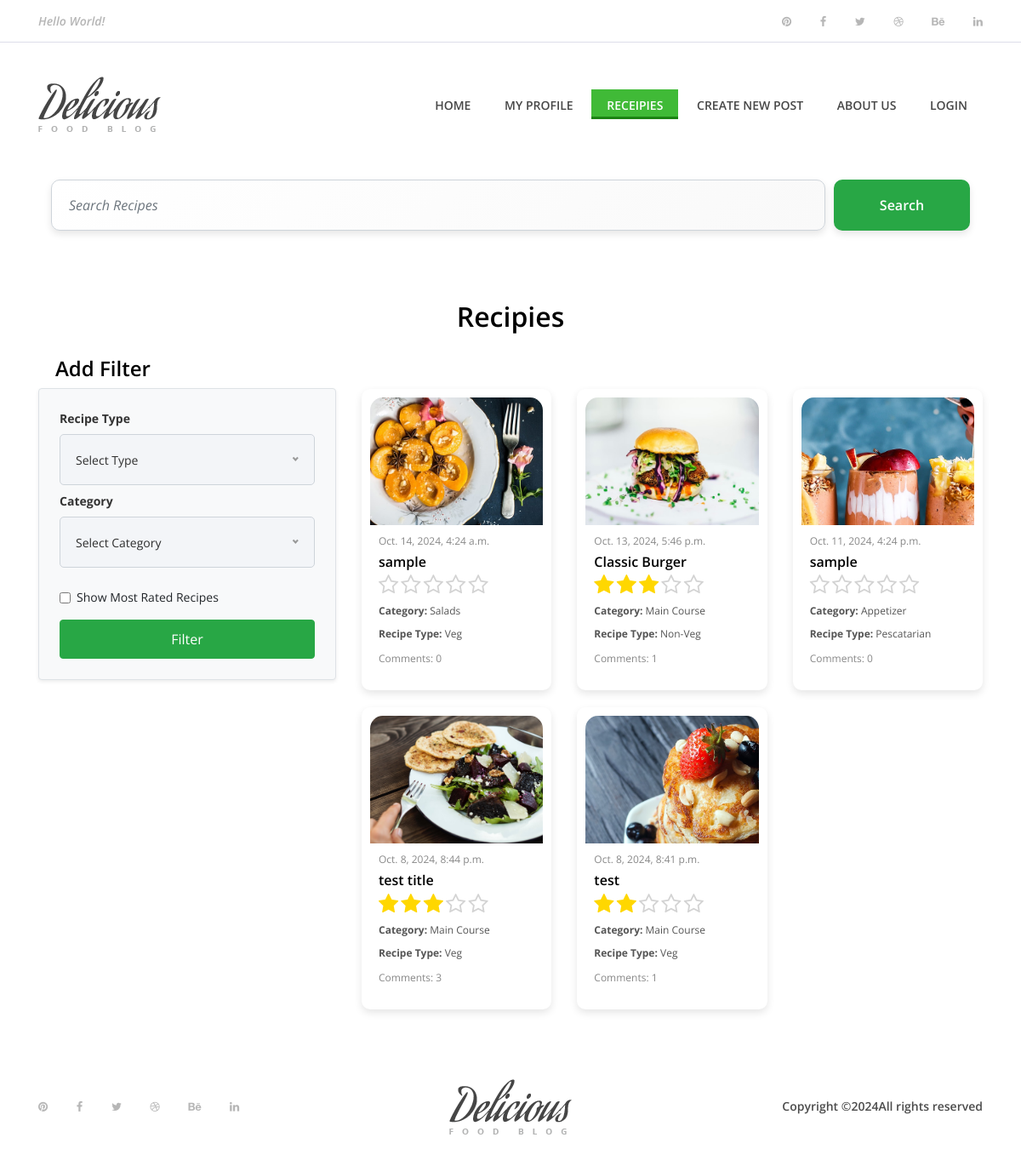
/recipe/recipe_list/, run on the app's committed database.
### recipe/models.py (models this page shows, shortened)
class Recipe(models.Model):
    VEGETARIAN = 'Veg'
    NON_VEGETARIAN = 'Non-Veg'
    PESCATARIAN = 'Pescatarian'
    RECIPE_TYPE_CHOICES = [
        (VEGETARIAN, 'Vegetarian'),
        (NON_VEGETARIAN, 'Non-Vegetarian'),
        (PESCATARIAN, 'Pescatarian'),
    ]
    title = models.CharField(max_length=255)
    description = models.TextField()
    ingredients = models.TextField()
    instructions = models.TextField()
    recipe_type = models.CharField(max_length=50, choices=RECIPE_TYPE_CHOICES)
    user = models.ForeignKey(Account, on_delete=models.CASCADE)
    image = models.ImageField(upload_to='recipies/')
    cooking_time = models.PositiveIntegerField()
    servings = models.CharField(max_length=100)
    category = models.ForeignKey(Category, on_delete=models.CASCADE)
    created_at = models.DateTimeField(auto_now_add=True)
    updated_at = models.DateTimeField(auto_now=True)
    def rating_avg(self):
        reviews = Rating.objects.filter(recipe=self).aggregate(average=Avg('rate'))  # Use 'rating' if it's the field in Rating model
        avg = 0
        if reviews['average'] is not None:
            avg = round(float(reviews['average']), 1)  # Round to one decimal place
        return avg

### category/models.py (models this page shows)
class Category(models.Model):
    category_name = models.CharField(max_length=255, unique=True)
    slug = models.SlugField(unique=True)
    description = models.TextField(blank=True)
    image = models.ImageField(upload_to='profile_photos/')
    def __str__(self):
        return self.category_name

### recipe/views.py (the view)
# urls.py: path('recipe_list/',views.recipe_list, name="recipe_list"),
def recipe_list(request):
    recipies = Recipe.objects.annotate(comment_count=Count('comment')).order_by('-created_at')
    categories = Category.objects.all()
    context = {
        'recipies':recipies,
        'categories':categories,
    }
    return render(request,'recipe/recipe_list.html',context)

### templates/recipe/recipe_list.html (shortened to what this page needs)
{% extends "includes/base.html" %}
{% load static %}
{% block body %}
<div class="container mt-3">
    <div class="container mt-3">
        <div class="receipe-post-search mb-80">
            <div class="search-bar">
                <form action="{% url "search" %}" method="get" style="display: flex; width: 100%;">
                    <input type="search" name="keyword" placeholder="Search Recipes">
                    <button type="submit" class="btn delicious-btn">Search</button>
                </form>
            </div>
        </div>
    </div>
    <h2 class="text-center mb-4">Recipies</h2>
    <div class="row mb-4">
        <div class="col-md-4 sidebar">
            <h4 class="ms-5" style="margin-left: 20px;">Add Filter</h4>
            <form method="get" action="{% url 'filter_recipe' %}" class="filter-form p-4 border rounded shadow-sm bg-light">
                <div class="row mb-3">
                    <div class="col-md-12 mb-2">
                        <label for="filter_recipe_type" class="form-label">Recipe Type</label>
                    </div>
                    <div class="col-md-12 mb-2">
                        <label for="filter_category" class="form-label">Category</label>
                    </div>
                </div>
                <div class="form-check mb-3 stylish-checkbox">
                    <input class="form-check-input" type="checkbox" name="most_rated" id="most_rated" value="true" {% if request.GET.most_rated %}checked{% endif %}>
                    <label class="form-check-label" for="most_rated">Show Most Rated Recipes</label>
                </div>
                <div class="text-center">
                    <button type="submit" class="btn btn-success" style="width: 100%; padding: 10px; transition: background-color 0.3s;">Filter</button>
                </div>
            </form>
        </div>
        <div class="col-md-8">
            <section class="small-recipe-area">
                <div class="row">
                    {% for recipe in recipies %}
                    <div class="col-12 col-sm-6 col-lg-4">
                        <div class="single-small-recipe-area" style="padding:10px; border-radius: 10px; box-shadow: 0px 4px 10px rgba(0, 0, 0, 0.1); overflow: hidden; margin-bottom: 20px; transition: transform 0.2s ease;">
                            <div class="recipe-thumb" style="height: 150px; overflow: hidden;">
                                <a href="{% url 'recipe_detail' recipe.id %}">
                                    <img src="{{ recipe.image.url }}" alt="{{ recipe.title }}" style="width: 100%; height: 100%; object-fit: cover;">
                                </a>
                            </div>
                            <div class="recipe-content" style="padding: 10px;">
                                <span style="font-size: 12px; color: #888;">{{ recipe.created_at }}</span>
                                <a href="{% url 'recipe_detail' recipe.id %}" style="text-decoration: none; color: #333;">
                                    <h5 style="font-size: 16px; margin: 5px 0;">{{ recipe.title }}</h5>
                                </a>
                                <div class="recipes" style="font-size: 12px; color: #ffc107;">
                                    <div class="rating-star">
                                        <span>
                                            <ul class="list-inline">
                                                <li class="fa fa-star{% if recipe.rating_avg < 0.5 %}-o{% elif user_rating and user_rating.rate >= 0.5 and recipe.rating_avg < 1 %}-half-o{% endif %}"></li>
                                                <li class="fa fa-star{% if recipe.rating_avg < 1.5 %}-o{% elif user_rating and user_rating.rate >= 1.5 and recipe.rating_avg < 2 %}-half-o{% endif %}"></li>
                                                <li class="fa fa-star{% if recipe.rating_avg < 2.5 %}-o{% elif user_rating and user_rating.rate >= 2.5 and recipe.rating_avg < 3 %}-half-o{% endif %}"></li>
                                                <li class="fa fa-star{% if recipe.rating_avg < 3.5 %}-o{% elif user_rating and user_rating.rate >= 3.5 and recipe.rating_avg < 4 %}-half-o{% endif %}"></li>
                                                <li class="fa fa-star{% if recipe.rating_avg < 4.5 %}-o{% elif user_rating and user_rating.rate >= 4.5 and recipe.rating_avg < 5 %}-half-o{% endif %}"></li>
                                            </ul>
                                        </span>
                                    </div>
                                </div>
                                <p style="font-size: 12px; margin: 3px 0;"><strong>Category:</strong> {{ recipe.category }}</p>
                                <p style="font-size: 12px; margin: 3px 0;"><strong>Recipe Type:</strong> {{ recipe.recipe_type }}</p>
                                <p style="font-size: 12px; color: #888; margin: 5px 0;">Comments: {{recipe.comment_count}}</p>
                            </div>
                        </div>
                    </div>
                    {% endfor %}
                </div>
            </section>
        </div>
    </div>
</div>
{% endblock body %}

### templates/includes/base.html (shortened to what this page needs)
{% load static %}
<!DOCTYPE html>
<html lang="en">
  <head>
    <link rel="stylesheet" href="{% static 'style.css' %}" />
  </head>
  <body>
    <header class="header-area">
      <div class="top-header-area">
        <div class="container h-100">
          <div class="row h-100 align-items-center justify-content-between">
            <div class="col-12 col-sm-6">
              <div class="breaking-news">
                <div id="breakingNewsTicker" class="ticker">
                  <ul>
                    <li>
                      <a href="#">Hello World!</a>
                    </li>
                  </ul>
                </div>
              </div>
            </div>
            <div class="col-12 col-sm-6">
              <div class="top-social-info text-right">
                <a href="#"><i class="fa fa-pinterest" aria-hidden="true"></i></a>
                <a href="#"><i class="fa fa-facebook" aria-hidden="true"></i></a>
                <a href="#"><i class="fa fa-twitter" aria-hidden="true"></i></a>
                <a href="#"><i class="fa fa-dribbble" aria-hidden="true"></i></a>
                <a href="#"><i class="fa fa-behance" aria-hidden="true"></i></a>
                <a href="#"><i class="fa fa-linkedin" aria-hidden="true"></i></a>
              </div>
            </div>
          </div>
        </div>
      </div>
      <div class="delicious-main-menu">
        <div class="classy-nav-container breakpoint-off">
          <div class="container">
            <nav class="classy-navbar justify-content-between" id="deliciousNav">
              <a class="nav-brand" href="index.html"><img src="{% static 'img/core-img/logo.png' %}" alt="" /></a>
              <div class="classy-menu">
                <div class="classynav">
                  <ul>
                    <li class="{% if '/' == request.path %} active{% endif %}">
                      <a href="{% url 'home' %}">Home</a>
                    </li>
                    {% if request.user.is_authenticated %}
                      <li class="{% if 'accounts' in request.path  %} active{% endif %}">
                        <a href="{% url 'my_profile' request.user.id %}">My profile</a>
                      </li>
                    {% else %}
                      <li>
                        <a href="{% url 'login' %}">My profile</a>
                      </li>
                    {% endif %}
                    <li class="{% if 'recipe' == request.path or 'recipe_list' in request.path or 'category_filter' in request.path and 'create_recipe' not in request.path %} active{% endif %}">
                      <a href="{% url 'recipe_list' %}">Receipies</a>
                    </li>
                    <li class="{% if 'create_recipe' in request.path %} active{% endif %}">
                      <a href="{% url 'create_recipe' %}">Create New Post</a>
                    </li>
                    <li class="{% if 'about' in request.path %} active{% endif %}">
                      <a href="{% url "about" %}">About Us</a>
                    </li>
                    {% if request.user.is_authenticated %}
                      <li>
                        <a href="{% url 'logout' %}">Logout</a>
                      </li>
                    {% else %}
                      <li class="{% if 'login' in request.path %} active{% endif %}">
                        <a href="{% url 'login' %}">Login</a>
                      </li>
                    {% endif %}
                  </ul>
                </div>
              </div>
            </nav>
          </div>
        </div>
      </div>
    </header>
    {% block body %}
    {% endblock %}
    <footer class="footer-area">
      <div class="container h-100">
        <div class="row h-100">
          <div class="col-12 h-100 d-flex flex-wrap align-items-center justify-content-between">
            <div class="footer-social-info text-right">
              <a href="#"><i class="fa fa-pinterest" aria-hidden="true"></i></a>
              <a href="#"><i class="fa fa-facebook" aria-hidden="true"></i></a>
              <a href="#"><i class="fa fa-twitter" aria-hidden="true"></i></a>
              <a href="#"><i class="fa fa-dribbble" aria-hidden="true"></i></a>
              <a href="#"><i class="fa fa-behance" aria-hidden="true"></i></a>
              <a href="#"><i class="fa fa-linkedin" aria-hidden="true"></i></a>
            </div>
            <div class="footer-logo">
              <a href="index.html"><img src="{% static 'img/core-img/logo.png' %}" alt="" /></a>
            </div>
            <p>
              Copyright &copy;All rights reserved </a>
            </p>
          </div>
        </div>
      </div>
    </footer>
  </body>
</html>

### static/style.css (style rules this page uses)
* { margin: 0; padding: 0; }
body { font-family: "Open Sans", sans-serif; font-size: 14px; }
h1, h2, h3, h4, h5, h6 { color: #000000; line-height: 1.3; font-weight: 600; }
p { color: #9b9b9b; font-size: 14px; line-height: 2; font-weight: 400; }
a, a:hover, a:focus { -webkit-transition-duration: 500ms; transition-duration: 500ms; text-decoration: none; outline: 0 solid transparent; color: #000000; font-weight: 600; font-size: 14px; color: #474747; }
ul, ol { margin: 0; }
ul li, ol li { list-style: none; }
img { height: auto; max-width: 100%; }
.mb-80 { margin-bottom: 80px !important; }
.delicious-btn { display: inline-block; min-width: 160px; height: 60px; color: #ffffff; border: none; border-left: 3px solid #1c8314; border-radius: 0; padding: 0 30px; font-size: 16px; line-height: 58px; font-weight: 600; -webkit-transition-duration: 500ms; transition-duration: 500ms; text-transform: capitalize; background-color: #40ba37; }
.header-area { position: relative; z-index: 100; width: 100%; }
.header-area .top-header-area { width: 100%; height: 50px; background-color: #ffffff; border-bottom: 1px solid #dddee9; }
.header-area .top-header-area .breaking-news { position: relative; z-index: 1; }
.header-area .top-header-area .breaking-news .ticker { width: 100%; text-align: left; position: relative; overflow: hidden; }
.header-area .top-header-area .breaking-news .ticker ul { width: 100%; position: relative; z-index: 1; }
.header-area .top-header-area .breaking-news .ticker ul li { display: none; width: 100%; }
.header-area .top-header-area .breaking-news .ticker ul li a { font-size: 14px; color: #b6b6b6; font-style: italic; }
.header-area .top-header-area .top-social-info a { display: inline-block; color: #b6b6b6; font-size: 13px; margin-right: 30px; }
.header-area .top-header-area .top-social-info a:last-child { margin-right: 0; }
.header-area .delicious-main-menu { position: relative; width: 100%; z-index: 100; height: 145px; }
.header-area .delicious-main-menu .classy-nav-container { background-color: transparent; }
.header-area .delicious-main-menu .classy-navbar { height: 145px; padding: 0; }
.header-area .delicious-main-menu .classy-navbar .classynav ul li a { font-weight: 600; }
.header-area .delicious-main-menu .classy-navbar .classynav > ul > li > a { text-transform: uppercase; padding: 12px 18px 11px; background-color: transparent; border-bottom: 3px solid transparent; line-height: 1; color: #474747; font-weight: 600; }
.header-area .delicious-main-menu .classy-navbar .classynav > ul > li.active > a { color: #ffffff; background-color: #40ba37; border-bottom: 3px solid #1c8314; }
.header-area .delicious-main-menu .classy-navbar .classynav > ul > li.active > a::after { color: #ffffff; }
.receipe-post-search { position: relative; z-index: 20; }
.receipe-post-search form input { width: 100%; height: 60px; background-color: #f3f5f8; font-size: 14px; padding: 0 20px; border: none; }
.footer-area { position: relative; z-index: 1; width: 100%; height: 140px; background-color: #ffffff; }
.footer-area .footer-social-info { padding-right: 15px; }
.footer-area .footer-social-info a { display: inline-block; color: #b6b6b6; font-size: 13px; margin-right: 30px; }
.footer-area .footer-social-info a:last-child { margin-right: 0; }
.footer-area p { color: #4b4b4b; font-weight: 600; margin-bottom: 0; padding-left: 15px; }

### data on the page
Recipe: image (picture), created_at "Oct. 14, 2024, 4:24 a.m.", title "sample", category "Salads", recipe_type "Veg", comment_count "0"
Recipe: image (picture), created_at "Oct. 13, 2024, 5:46 p.m.", title "Classic Burger", category "Main Course", recipe_type "Non-Veg", comment_count "1"
Recipe: image (picture), created_at "Oct. 11, 2024, 4:24 p.m.", title "sample", category "Appetizer", recipe_type "Pescatarian", comment_count "0"
Recipe: image (picture), created_at "Oct. 8, 2024, 8:44 p.m.", title "test title", category "Main Course", recipe_type "Veg", comment_count "3"
Recipe: image (picture), created_at "Oct. 8, 2024, 8:41 p.m.", title "test", category "Main Course", recipe_type "Veg", comment_count "1"
